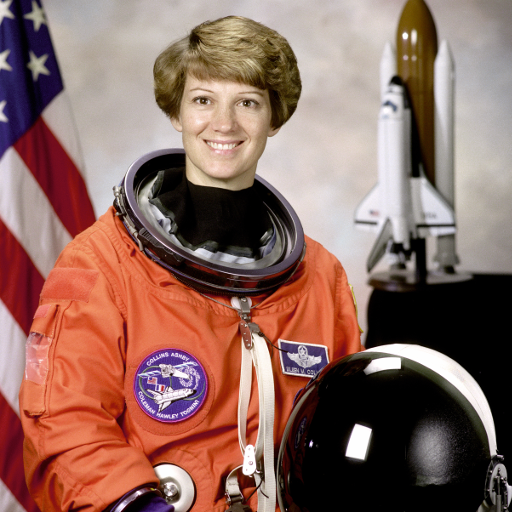
#> input picture skimage.data.astronaut(), 512 x 512 px
$ python main.py
#> lines starting #> are read from the running program, lines starting #| are printed output that depends on the picture
"""
Implementation:
https://gurus.pyimagesearch.com/lesson-sample-histogram-of-oriented-gradients-and-car-logo-recognition/
"""

import matplotlib.pyplot as plt
import numpy as np

from skimage.feature import hog
from skimage import data, exposure, color, io

filename = '../../images/bay.jpg'
image = color.rgb2gray(data.astronaut())
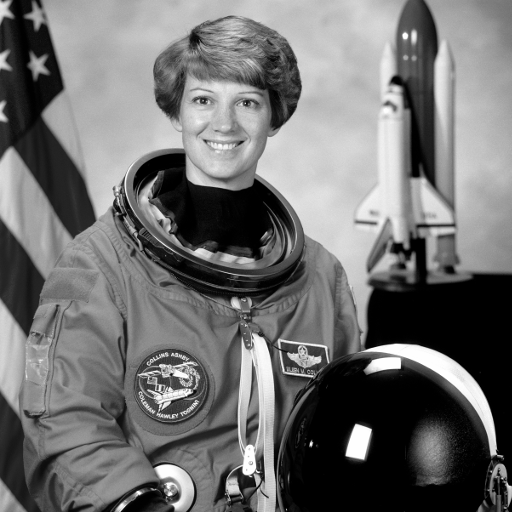
#> image: shape (512, 512) float64; min 0, max 1, mean 0.442
# image = data.astronaut()
# image = color.rgb2gray(io.imread(filename))

"""
Normalizing the image prior to description.
This normalization step is entirely optional, but in some cases this step can improve performance of the HOG descriptor.
The first stage applies an optional global image normalisation equalisation that is designed to reduce the influence of
illumination effects. In practice we use gamma (power law) compression, either computing the square root or the log of
each color channel. Image texture strength is typically proportional to the local surface illumination so this
compression helps to reduce the effects of local shadowing and illumination variations.
"""
# image = np.sqrt(image)

fd, hog_image = hog(image, orientations=8, pixels_per_cell=(16, 16), cells_per_block=(1, 1),
                    visualise=True)
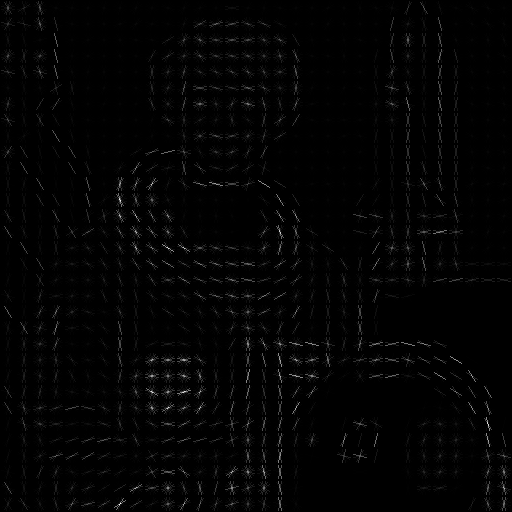
#> hog_image: shape (512, 512) float64; min 0, max 0.242, mean 0.00341; drawn with min black and max white
#> fd = 8192 values, max 1 at index 6324, min 0 at index 212, mean 0.295

fig, (ax1, ax2) = plt.subplots(1, 2, figsize=(8, 4), sharex='all', sharey='all')

ax1.axis('off')
ax1.imshow(image, cmap='gray')
ax1.set_title('Input image')
ax1.set_adjustable('box-forced')

# Rescale histogram for better display
hog_image_rescaled = exposure.rescale_intensity(hog_image, in_range=(0, 10))

ax2.axis('off')
ax2.imshow(hog_image_rescaled, cmap='gray')
ax2.set_title('Histogram of Oriented Gradients')
ax1.set_adjustable('box-forced')
plt.show()
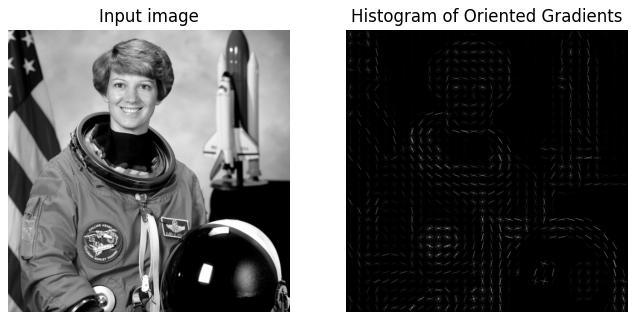
#> figure drawn by matplotlib, 2 panels
